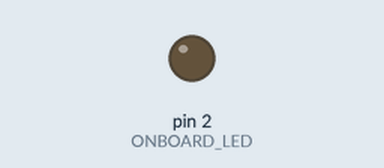
This sketch was run on a simulated Arduino Uno, built with avr-gcc and run on an emulated ATmega328P. Shown: output pins drawn as LEDs (lit = HIGH). Dashed ring = blinking.

Above: at 0.1 s.
At 2.85 s:
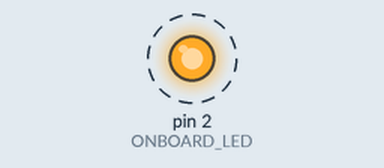
Timing chart, 0 to 3.1 s (numbered marks = the images above):
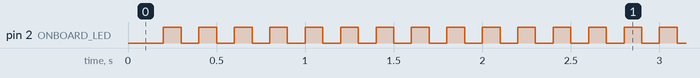

The sketch:

sketch_nov1a.ino
```cpp
#define ONBOARD_LED 2

int val = 0;

void setup() {
  pinMode(ONBOARD_LED,OUTPUT);
  //Serial.begin(9600);
}

void loop() {
  /*
  // put your main code here, to run repeatedly:
  val = hallRead();


  // print the results to the serial monitor:
  //Serial.print("sensor = ");
  Serial.println(val);  //to graph
  */

  delay(100);
  digitalWrite(ONBOARD_LED,LOW);
  delay(100);
  digitalWrite(ONBOARD_LED,HIGH);

}
```

Measured:
- by itself, pin 2 (ONBOARD_LED): alternates HIGH for 0.10 s and LOW for 0.10 s
